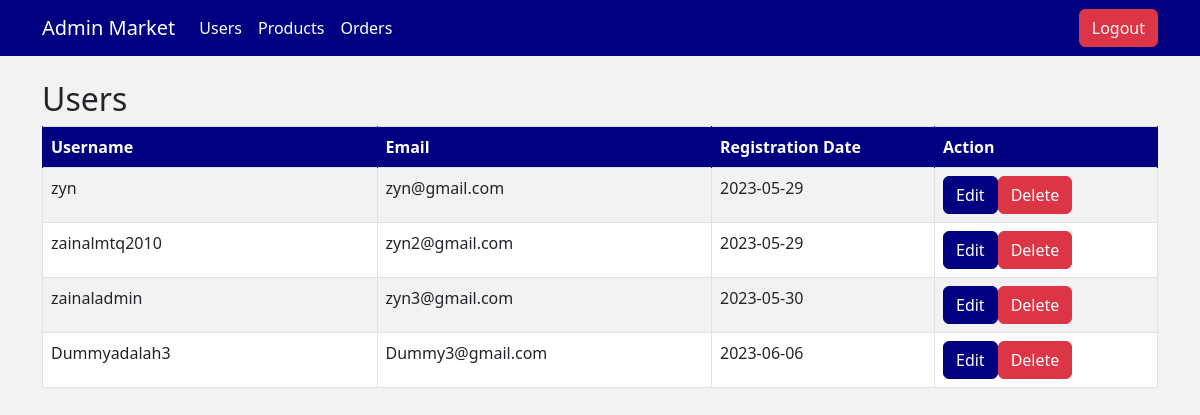
/users.php (signed in), run on the app's committed database.
### tables this page shows
CREATE TABLE `users` (
  `id` int(11) NOT NULL,
  `username` varchar(255) DEFAULT NULL,
  `password` varchar(255) DEFAULT NULL,
  `email` varchar(255) DEFAULT NULL,
  `registration_date` date DEFAULT NULL
);

### users.php (the view, shortened to what this page needs)
<?php
require 'koneksi.php';
$query = "SELECT * FROM Users";
$result = mysqli_query($koneksi, $query);
?>
<!DOCTYPE html>
<html lang="en">
<head>
    <link href="https://cdn.jsdelivr.net/npm/bootstrap@5.3.0-alpha3/dist/css/bootstrap.min.css" rel="stylesheet">
    <link rel="stylesheet" href="style.css">
</head>
<body>
    <header>
        <nav class="navbar navbar-expand-lg navbar-dark">
            <div class="container">
                <a class="navbar-brand" href="dashboard.php">Admin Market</a>
                <div class="collapse navbar-collapse" id="navbarNav">
                    <ul class="navbar-nav">
                        <li class="nav-item">
                            <a class="nav-link" href="users.php">Users</a>
                        </li>
                        <li class="nav-item">
                            <a class="nav-link" href="products.php">Products</a>
                        </li>
                        <li class="nav-item">
                            <a class="nav-link" href="orders.php">Orders</a>
                        </li>
                    </ul>
                    <div class="navbar-nav ms-auto">
                        <form method="post" action="">
                            <button type="submit" name="logout" class="btn btn-danger">Logout</button>
                        </form>
                    </div>
                </div>
            </div>
        </nav>
    </header>
    <main>
        <div class="container mt-4">
            <h2>Users</h2>
            <div class="table-responsive">
                <table class="table table-striped table-bordered">
                    <thead>
                        <tr>
                            <th style="width: 30%;">Username</th>
                            <th style="width: 30%;">Email</th>
                            <th style="width: 20%;">Registration Date</th>
                            <th style="width: 20%;">Action</th>
                        </tr>
                    </thead>
                    <tbody>
                        <?php
                        while ($row = mysqli_fetch_assoc($result)) {
                            echo "<tr>";
                            echo "<td>" . $row['username'] . "</td>";
                            echo "<td>" . $row['email'] . "</td>";
                            echo "<td>" . $row['registration_date'] . "</td>";
                            echo "<td>";
                            echo "<a href='edit_user.php?id=" . $row['id'] . "' class='btn btn-primary' onclick='return confirm(\"Apakah Anda yakin ingin mengedit pengguna?\")'>Edit</a>";
                            echo "<a href='delete_user.php?id=" . $row['id'] . "' class='btn btn-danger' onclick='return confirm(\"Apakah Anda yakin ingin menghapus pengguna?\")'>Delete</a>";
                            echo "</td>";
                            echo "</tr>";
                        }
                        ?>
                    </tbody>
                </table>
            </div>
        </div>
    </main>
</body>
</html>

### style.css (style rules this page uses)
.navbar { background-color: navy; }
.navbar-brand, .navbar-nav .nav-link { color: white; }
.table { color: navy; }
.table thead th { background-color: navy; color: white; border-color: navy; }
.btn-primary { background-color: navy; border-color: navy; }
body { background-color: #f2f2f2; }

### data on the page
users: username "zyn", email "zyn@gmail.com", registration_date "2023-05-29"
users: username "zainalmtq2010", email "zyn2@gmail.com", registration_date "2023-05-29"
users: username "zainaladmin", email "zyn3@gmail.com", registration_date "2023-05-30"
users: username "Dummyadalah3", email "Dummy3@gmail.com", registration_date "2023-06-06"
